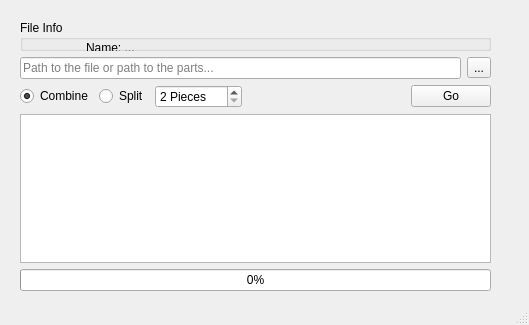
<?xml version="1.0" encoding="UTF-8"?>
<ui version="4.0">
 <class>MainWindow</class>
 <widget class="QMainWindow" name="MainWindow">
  <property name="geometry">
   <rect>
    <x>0</x>
    <y>0</y>
    <width>529</width>
    <height>325</height>
   </rect>
  </property>
  <property name="windowTitle">
   <string>MainWindow</string>
  </property>
  <widget class="QWidget" name="centralwidget">
   <widget class="QWidget" name="verticalLayoutWidget">
    <property name="geometry">
     <rect>
      <x>10</x>
      <y>10</y>
      <width>491</width>
      <height>291</height>
     </rect>
    </property>
    <layout class="QVBoxLayout" name="verticalLayout">
     <property name="leftMargin">
      <number>10</number>
     </property>
     <property name="topMargin">
      <number>10</number>
     </property>
     <property name="rightMargin">
      <number>10</number>
     </property>
     <property name="bottomMargin">
      <number>10</number>
     </property>
     <item>
      <widget class="QGroupBox" name="groupBox">
       <property name="title">
        <string>File Info</string>
       </property>
       <widget class="QWidget" name="horizontalLayoutWidget_2">
        <property name="geometry">
         <rect>
          <x>10</x>
          <y>20</y>
          <width>471</width>
          <height>64</height>
         </rect>
        </property>
        <layout class="QHBoxLayout" name="fileinfoholder">
         <item>
          <widget class="QLabel" name="fileicon">
           <property name="maximumSize">
            <size>
             <width>50</width>
             <height>50</height>
            </size>
           </property>
           <property name="text">
            <string/>
           </property>
           <property name="pixmap">
            <pixmap>FileAttachmentPlaceholder.png</pixmap>
           </property>
           <property name="scaledContents">
            <bool>true</bool>
           </property>
          </widget>
         </item>
         <item>
          <layout class="QVBoxLayout" name="verticalLayout_2">
           <property name="bottomMargin">
            <number>7</number>
           </property>
           <item>
            <widget class="QLabel" name="name_label">
             <property name="text">
              <string>Name: ...</string>
             </property>
            </widget>
           </item>
           <item>
            <widget class="QLabel" name="size_label">
             <property name="text">
              <string>Size: ...</string>
             </property>
            </widget>
           </item>
           <item>
            <widget class="QLabel" name="part_label">
             <property name="text">
              <string>Part Size: ...</string>
             </property>
            </widget>
           </item>
          </layout>
         </item>
        </layout>
       </widget>
      </widget>
     </item>
     <item>
      <layout class="QHBoxLayout" name="horizontalLayout">
       <item>
        <widget class="QLineEdit" name="path_input">
         <property name="focusPolicy">
          <enum>Qt::ClickFocus</enum>
         </property>
         <property name="placeholderText">
          <string>Path to the file or path to the parts...</string>
         </property>
        </widget>
       </item>
       <item>
        <widget class="QToolButton" name="select">
         <property name="text">
          <string>...</string>
         </property>
        </widget>
       </item>
      </layout>
     </item>
     <item>
      <layout class="QHBoxLayout" name="horizontalLayout_4">
       <item>
        <widget class="QRadioButton" name="rcombine">
         <property name="text">
          <string>Combine</string>
         </property>
         <property name="checked">
          <bool>true</bool>
         </property>
         <attribute name="buttonGroup">
          <string notr="true">buttonGroup</string>
         </attribute>
        </widget>
       </item>
       <item>
        <widget class="QRadioButton" name="rsplit">
         <property name="text">
          <string>Split</string>
         </property>
         <property name="checked">
          <bool>false</bool>
         </property>
         <attribute name="buttonGroup">
          <string notr="true">buttonGroup</string>
         </attribute>
        </widget>
       </item>
       <item>
        <widget class="QSpinBox" name="pieces">
         <property name="suffix">
          <string> Pieces</string>
         </property>
         <property name="minimum">
          <number>2</number>
         </property>
         <property name="maximum">
          <number>400</number>
         </property>
         <property name="value">
          <number>2</number>
         </property>
        </widget>
       </item>
       <item>
        <spacer name="horizontalSpacer_2">
         <property name="orientation">
          <enum>Qt::Horizontal</enum>
         </property>
         <property name="sizeHint" stdset="0">
          <size>
           <width>40</width>
           <height>20</height>
          </size>
         </property>
        </spacer>
       </item>
       <item>
        <widget class="QPushButton" name="go">
         <property name="text">
          <string>Go</string>
         </property>
        </widget>
       </item>
      </layout>
     </item>
     <item>
      <widget class="QListWidget" name="listWidget"/>
     </item>
     <item>
      <widget class="QProgressBar" name="progressBar">
       <property name="value">
        <number>0</number>
       </property>
      </widget>
     </item>
    </layout>
   </widget>
  </widget>
  <widget class="QStatusBar" name="statusbar"/>
 </widget>
 <resources/>
 <connections/>
 <buttongroups>
  <buttongroup name="buttonGroup"/>
 </buttongroups>
</ui>
